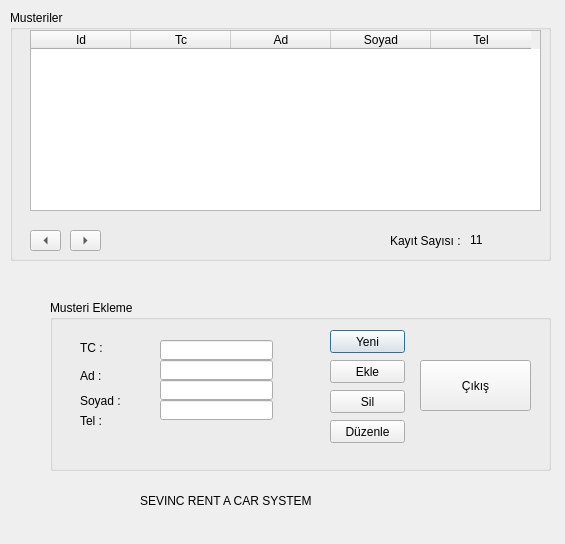
<?xml version="1.0" encoding="UTF-8"?>
<ui version="4.0">
 <class>Dialog</class>
 <widget class="QDialog" name="Dialog">
  <property name="geometry">
   <rect>
    <x>0</x>
    <y>0</y>
    <width>565</width>
    <height>544</height>
   </rect>
  </property>
  <property name="windowTitle">
   <string>Müşteri Ekleme</string>
  </property>
  <widget class="QGroupBox" name="groupBox">
   <property name="geometry">
    <rect>
     <x>10</x>
     <y>10</y>
     <width>541</width>
     <height>251</height>
    </rect>
   </property>
   <property name="title">
    <string>Musteriler</string>
   </property>
   <widget class="QTableWidget" name="musteriTablo">
    <property name="geometry">
     <rect>
      <x>20</x>
      <y>20</y>
      <width>511</width>
      <height>181</height>
     </rect>
    </property>
    <property name="selectionBehavior">
     <enum>QAbstractItemView::SelectRows</enum>
    </property>
    <column>
     <property name="text">
      <string>Id</string>
     </property>
    </column>
    <column>
     <property name="text">
      <string>Tc</string>
     </property>
    </column>
    <column>
     <property name="text">
      <string>Ad</string>
     </property>
    </column>
    <column>
     <property name="text">
      <string>Soyad</string>
     </property>
    </column>
    <column>
     <property name="text">
      <string>Tel</string>
     </property>
    </column>
   </widget>
   <widget class="QToolButton" name="musteriler_sol">
    <property name="geometry">
     <rect>
      <x>20</x>
      <y>220</y>
      <width>31</width>
      <height>21</height>
     </rect>
    </property>
    <property name="text">
     <string>...</string>
    </property>
    <property name="arrowType">
     <enum>Qt::LeftArrow</enum>
    </property>
   </widget>
   <widget class="QToolButton" name="musteriler_sag">
    <property name="geometry">
     <rect>
      <x>60</x>
      <y>220</y>
      <width>31</width>
      <height>21</height>
     </rect>
    </property>
    <property name="text">
     <string>...</string>
    </property>
    <property name="arrowType">
     <enum>Qt::RightArrow</enum>
    </property>
   </widget>
   <widget class="QLabel" name="label">
    <property name="geometry">
     <rect>
      <x>380</x>
      <y>220</y>
      <width>71</width>
      <height>21</height>
     </rect>
    </property>
    <property name="text">
     <string>Kayıt Sayısı :</string>
    </property>
   </widget>
   <widget class="QLabel" name="label_kayit_Sayisi">
    <property name="geometry">
     <rect>
      <x>460</x>
      <y>220</y>
      <width>31</width>
      <height>20</height>
     </rect>
    </property>
    <property name="text">
     <string>11</string>
    </property>
   </widget>
  </widget>
  <widget class="QGroupBox" name="groupBox_2">
   <property name="geometry">
    <rect>
     <x>50</x>
     <y>300</y>
     <width>501</width>
     <height>171</height>
    </rect>
   </property>
   <property name="title">
    <string>Musteri Ekleme</string>
   </property>
   <widget class="QLineEdit" name="ekleme_tc_text">
    <property name="geometry">
     <rect>
      <x>110</x>
      <y>40</y>
      <width>113</width>
      <height>20</height>
     </rect>
    </property>
   </widget>
   <widget class="QLabel" name="label_2">
    <property name="geometry">
     <rect>
      <x>30</x>
      <y>40</y>
      <width>47</width>
      <height>16</height>
     </rect>
    </property>
    <property name="text">
     <string>TC :</string>
    </property>
   </widget>
   <widget class="QLabel" name="label_4">
    <property name="geometry">
     <rect>
      <x>30</x>
      <y>65</y>
      <width>47</width>
      <height>21</height>
     </rect>
    </property>
    <property name="text">
     <string>Ad :</string>
    </property>
   </widget>
   <widget class="QLabel" name="label_5">
    <property name="geometry">
     <rect>
      <x>30</x>
      <y>90</y>
      <width>47</width>
      <height>21</height>
     </rect>
    </property>
    <property name="text">
     <string>Soyad :</string>
    </property>
   </widget>
   <widget class="QLabel" name="label_6">
    <property name="geometry">
     <rect>
      <x>30</x>
      <y>110</y>
      <width>47</width>
      <height>21</height>
     </rect>
    </property>
    <property name="text">
     <string>Tel :</string>
    </property>
   </widget>
   <widget class="QLineEdit" name="ekleme_ad_text">
    <property name="geometry">
     <rect>
      <x>110</x>
      <y>60</y>
      <width>113</width>
      <height>20</height>
     </rect>
    </property>
   </widget>
   <widget class="QLineEdit" name="ekleme_soyad_text">
    <property name="geometry">
     <rect>
      <x>110</x>
      <y>80</y>
      <width>113</width>
      <height>20</height>
     </rect>
    </property>
   </widget>
   <widget class="QLineEdit" name="ekleme_tel_text">
    <property name="geometry">
     <rect>
      <x>110</x>
      <y>100</y>
      <width>113</width>
      <height>20</height>
     </rect>
    </property>
   </widget>
   <widget class="QPushButton" name="ekleme_button_yeni">
    <property name="geometry">
     <rect>
      <x>280</x>
      <y>30</y>
      <width>75</width>
      <height>23</height>
     </rect>
    </property>
    <property name="text">
     <string>Yeni</string>
    </property>
   </widget>
   <widget class="QPushButton" name="ekleme_button_ekle">
    <property name="geometry">
     <rect>
      <x>280</x>
      <y>60</y>
      <width>75</width>
      <height>23</height>
     </rect>
    </property>
    <property name="text">
     <string>Ekle</string>
    </property>
   </widget>
   <widget class="QPushButton" name="ekleme_button_sil">
    <property name="geometry">
     <rect>
      <x>280</x>
      <y>90</y>
      <width>75</width>
      <height>23</height>
     </rect>
    </property>
    <property name="text">
     <string>Sil</string>
    </property>
   </widget>
   <widget class="QPushButton" name="ekleme_button_duzenle">
    <property name="geometry">
     <rect>
      <x>280</x>
      <y>120</y>
      <width>75</width>
      <height>23</height>
     </rect>
    </property>
    <property name="text">
     <string>Düzenle</string>
    </property>
   </widget>
   <widget class="QPushButton" name="ekleme_button_cikis">
    <property name="geometry">
     <rect>
      <x>370</x>
      <y>60</y>
      <width>111</width>
      <height>51</height>
     </rect>
    </property>
    <property name="text">
     <string>Çıkış</string>
    </property>
   </widget>
  </widget>
  <widget class="QLabel" name="label_7">
   <property name="geometry">
    <rect>
     <x>140</x>
     <y>490</y>
     <width>321</width>
     <height>21</height>
    </rect>
   </property>
   <property name="styleSheet">
    <string notr="true">font: 16pt &quot;MS Shell Dlg 2&quot;;</string>
   </property>
   <property name="text">
    <string>SEVINC RENT A CAR SYSTEM</string>
   </property>
  </widget>
 </widget>
 <resources/>
 <connections/>
</ui>
